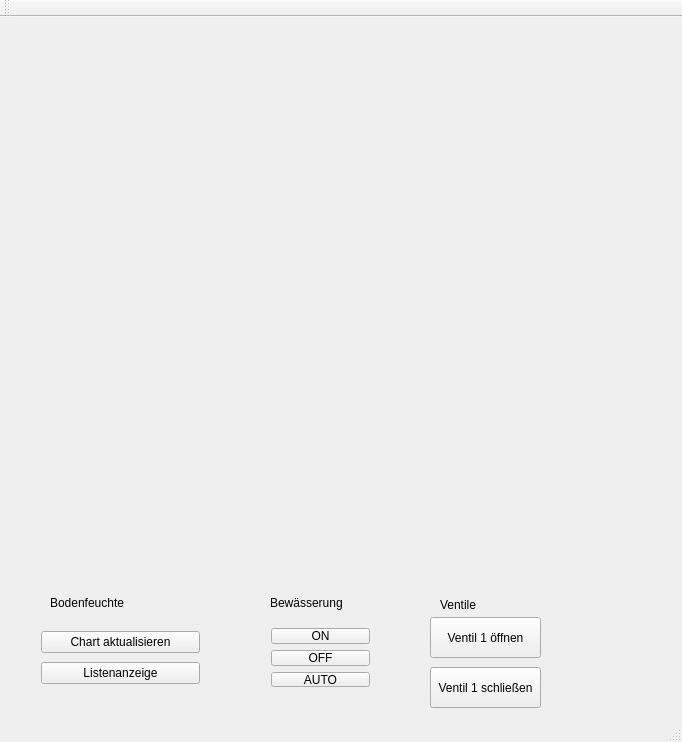
<?xml version="1.0" encoding="UTF-8"?>
<ui version="4.0">
 <class>Gartenapp</class>
 <widget class="QMainWindow" name="Gartenapp">
  <property name="geometry">
   <rect>
    <x>0</x>
    <y>0</y>
    <width>682</width>
    <height>742</height>
   </rect>
  </property>
  <property name="windowTitle">
   <string>Gartenapp</string>
  </property>
  <widget class="QWidget" name="centralWidget">
   <widget class="QLabel" name="label">
    <property name="geometry">
     <rect>
      <x>270</x>
      <y>570</y>
      <width>101</width>
      <height>31</height>
     </rect>
    </property>
    <property name="text">
     <string>Bewässerung</string>
    </property>
   </widget>
   <widget class="QWidget" name="layoutWidget">
    <property name="geometry">
     <rect>
      <x>260</x>
      <y>600</y>
      <width>121</width>
      <height>81</height>
     </rect>
    </property>
    <layout class="QVBoxLayout" name="verticalLayout">
     <item>
      <widget class="QPushButton" name="on_button">
       <property name="text">
        <string>ON</string>
       </property>
      </widget>
     </item>
     <item>
      <widget class="QPushButton" name="off_button">
       <property name="text">
        <string>OFF</string>
       </property>
      </widget>
     </item>
     <item>
      <widget class="QPushButton" name="auto_button">
       <property name="text">
        <string>AUTO</string>
       </property>
      </widget>
     </item>
    </layout>
   </widget>
   <widget class="QLabel" name="label_3">
    <property name="geometry">
     <rect>
      <x>50</x>
      <y>570</y>
      <width>231</width>
      <height>31</height>
     </rect>
    </property>
    <property name="text">
     <string>Bodenfeuchte</string>
    </property>
   </widget>
   <widget class="QFrame" name="horizontalFrame">
    <property name="geometry">
     <rect>
      <x>20</x>
      <y>10</y>
      <width>651</width>
      <height>541</height>
     </rect>
    </property>
    <layout class="QHBoxLayout" name="horizontalLayout"/>
   </widget>
   <widget class="QWidget" name="layoutWidget">
    <property name="geometry">
     <rect>
      <x>30</x>
      <y>600</y>
      <width>181</width>
      <height>81</height>
     </rect>
    </property>
    <layout class="QVBoxLayout" name="verticalLayout_2">
     <item>
      <widget class="QPushButton" name="pushButton_2">
       <property name="text">
        <string>Chart aktualisieren</string>
       </property>
      </widget>
     </item>
     <item>
      <widget class="QPushButton" name="pushButton">
       <property name="text">
        <string>Listenanzeige</string>
       </property>
      </widget>
     </item>
    </layout>
   </widget>
   <widget class="QLabel" name="label_2">
    <property name="geometry">
     <rect>
      <x>440</x>
      <y>580</y>
      <width>61</width>
      <height>16</height>
     </rect>
    </property>
    <property name="text">
     <string>Ventile</string>
    </property>
   </widget>
   <widget class="QPushButton" name="pushButton_VentilON">
    <property name="geometry">
     <rect>
      <x>430</x>
      <y>600</y>
      <width>111</width>
      <height>41</height>
     </rect>
    </property>
    <property name="text">
     <string>Ventil 1 öffnen</string>
    </property>
   </widget>
   <widget class="QPushButton" name="pushButton_VentilOFF">
    <property name="geometry">
     <rect>
      <x>430</x>
      <y>650</y>
      <width>111</width>
      <height>41</height>
     </rect>
    </property>
    <property name="text">
     <string>Ventil 1 schließen</string>
    </property>
   </widget>
   <zorder>layoutWidget</zorder>
   <zorder>layoutWidget</zorder>
   <zorder>label</zorder>
   <zorder>label_3</zorder>
   <zorder>horizontalFrame</zorder>
   <zorder>label_2</zorder>
   <zorder>pushButton_VentilON</zorder>
   <zorder>pushButton_VentilOFF</zorder>
  </widget>
  <widget class="QMenuBar" name="menuBar">
   <property name="geometry">
    <rect>
     <x>0</x>
     <y>0</y>
     <width>682</width>
     <height>17</height>
    </rect>
   </property>
  </widget>
  <widget class="QToolBar" name="mainToolBar">
   <attribute name="toolBarArea">
    <enum>TopToolBarArea</enum>
   </attribute>
   <attribute name="toolBarBreak">
    <bool>false</bool>
   </attribute>
  </widget>
  <widget class="QStatusBar" name="statusBar"/>
 </widget>
 <layoutdefault spacing="6" margin="11"/>
 <resources/>
 <connections/>
</ui>
